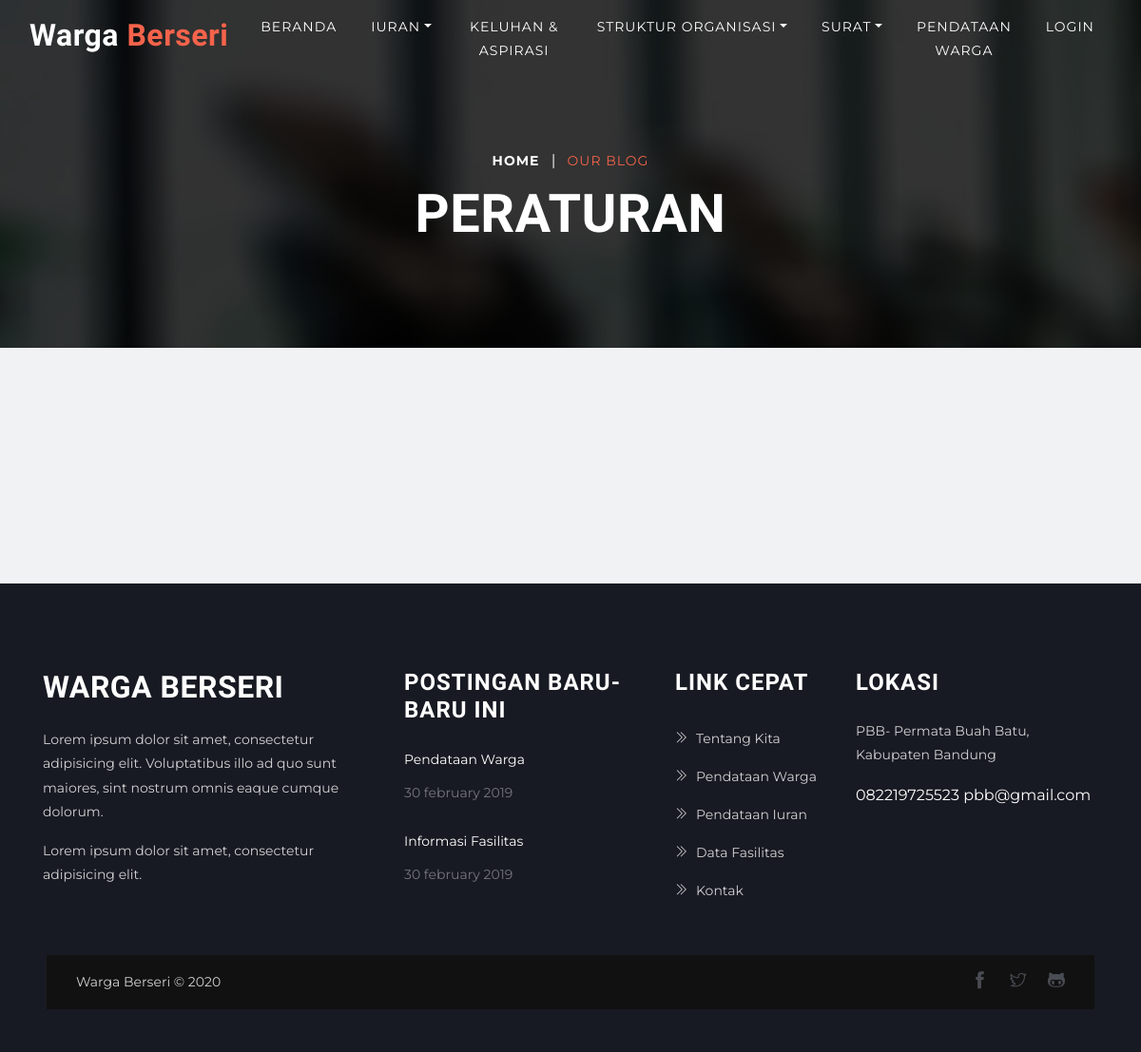
Before: /index.php/user/dashboard/peraturan with the older database file.
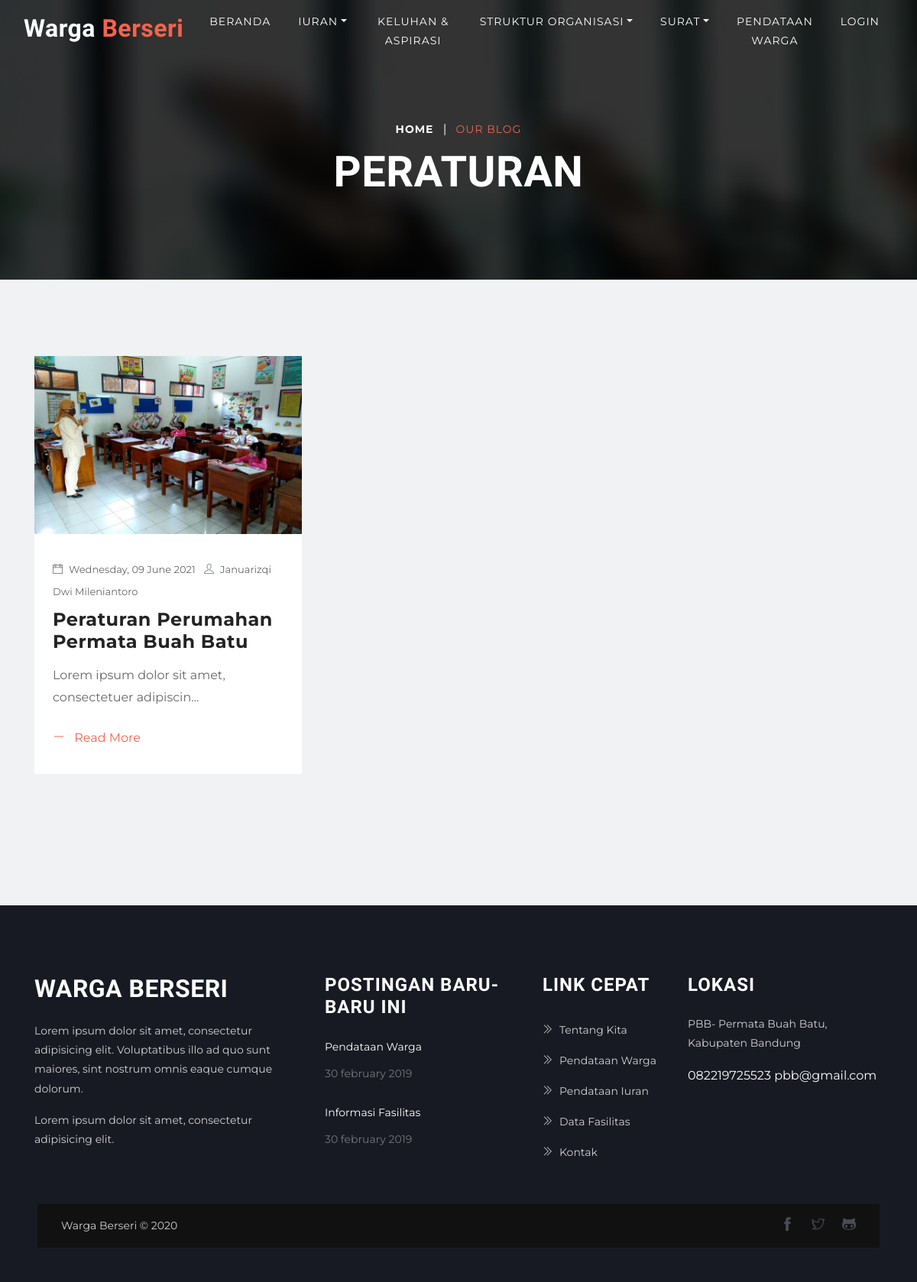
After: the same page with the newer database file.
### tables this page shows
CREATE TABLE `peraturan` (
  `id` int(10) UNSIGNED NOT NULL,
  `judul` varchar(255) NOT NULL,
  `isi` text NOT NULL,
  `penulis` varchar(255) NOT NULL,
  `waktu_post` datetime NOT NULL,
  `terakhir_diubah` datetime NOT NULL,
  `thumbnail` varchar(255) NOT NULL
);

### application/controllers/user/Dashboard.php (called while the page is built, shortened)
<?php
class Dashboard extends CI_Controller
{
	public function __construct()
	{
		$this->load->model('user/KeluhanAspirasi_Model','KeluhanAspirasi_Model');
		$this->load->model('user/BeritaPengumuman_Model','BeritaPengumuman_Model');
		$this->load->library('pagination');
	}
	public function peraturan()
	{
		$data['all_peraturan'] = $this->db->get('peraturan')->result_array();
		$config['per_page'] = 3;
		$data['start'] = $this->uri->segment(4);
		$data['peraturan'] = $this->BeritaPengumuman_Model->getPeraturan($config['per_page'], $data['start']);
		$this->load->view('user/layouts/header');
		$this->load->view('user/pages/dashboard/peraturan', $data);
		$this->load->view('user/layouts/footer');
	}
}

### index.php (called while the page is built, shortened)
<?php
require_once BASEPATH.'core/CodeIgniter.php';

### application/views/user/pages/dashboard/peraturan.php (the view, shortened to what this page needs)
<div class="main-wrapper ">
<section class="page-title bg-2">
  <div class="container">
    <div class="row">
      <div class="col-lg-12 text-center">
          <ul class="list-inline mb-0">
            <li class="list-inline-item"><a href="index.html" class="text-sm letter-spacing text-white text-uppercase font-weight-bold">Home</a></li>
            <li class="list-inline-item"><span class="text-white">|</span></li>
            <li class="list-inline-item"><a href="#" class="text-color text-uppercase text-sm letter-spacing">our blog</a></li>
          </ul>
           <h1 class="text-lg text-white mt-2">Peraturan</h1>
      </div>
    </div>
  </div>
</section>
<section class="section blog bg-gray">
	<div class="container">
		<div class="row">
			<?php foreach ($peraturan as $row): ?>
				<div class="col-lg-4 col-md-6">
					<article class="card border-0 rounded-0 mb-4">
						<img src="<?= base_url('uploads/peraturan/').$row['thumbnail'] ?>" alt="<?=$row['thumbnail']?>" class="img-fluid">
						<div class="mt-3 px-4 py-3 ">
							<div class="blog-post-meta text-capitalize mb-2">
								<span class="post-meta date-meta mr-2">
									<i class="ti-calendar mr-2"></i><?= date('l, d F Y', strtotime($row['waktu_post'])) ?>
								</span>
								<span class="post-meta author"><i class="ti-user mr-2 text-muted"></i><?= $row['penulis'] ?></span>
							</div>
							<a href="<?= base_url('user/dashboard/detailPeraturan/').$row['id'] ?>"><h4 class="mb-3 font-secondary"><?= $row['judul'] ?></h4></a>
							<?php
							$jml_karakter = strlen($row['isi']);
							if ($jml_karakter>50) {
								$isi = strrev($row['isi']);
								$x = $jml_karakter - 50;
								$isi = substr($isi, $x);
								$isi = strrev($isi);
							} else{
								$isi = $row['isi'];
							}
							 ?>
							<p class="mb-4"><?= $isi ?>...</p>
							<a href="<?= base_url('user/dashboard/detailPeraturan/').$row['id'] ?>" class="text-color mb-3 d-block"><i class="ti-minus mr-2"></i> Read More</a>
						</div>
					</article>
				</div>
			<?php endforeach ?>
		</div>
	</div>
</section>

### application/views/user/layouts/header.php (shortened to what this page needs)
<!doctype html>
<html lang="en">
<head>
	<?php $this->load->view('user/layouts/link'); ?>
</head>
<body>
	<nav class="navbar navbar-expand-lg navigation fixed-top" id="navbar">
		<div class="container-fluid">
			<a class="navbar-brand" href="<?php echo base_url('user') ?>">
				<h2 class="text-white text-capitalize"></i>Warga
					<span class="text-color"> Berseri</span>
				</h2>
			</a>
			<div class="collapse text-center navbar-collapse" id="navbarsid">
				<ul class="navbar-nav mx-auto">
					<li class="nav-item active">
						<a class="nav-link" href="<?php echo base_url('user') ?>">Beranda<span class="sr-only">(current)</span></a>
					</li>
					<li class="nav-item dropdown">
						<a class="nav-link dropdown-toggle" href="#" data-toggle="dropdown" aria-haspopup="true" aria-expanded="false">Iuran</a>
					</li>
					<li class="nav-item"><a class="nav-link" href="<?php echo base_url('user/aspirasi') ?>">Keluhan & Aspirasi</a></li>
					<li class="nav-item dropdown">
						<a class="nav-link dropdown-toggle" href="#" data-toggle="dropdown" aria-haspopup="true"
							aria-expanded="false">Struktur Organisasi</a>
					</li>
					<li class="nav-item dropdown">
						<a class="nav-link dropdown-toggle" href="#" data-toggle="dropdown" aria-haspopup="true" aria-expanded="false">Surat</a>
					</li>
					<li class="nav-item">
						<a class="nav-link" href="<?php echo base_url('user/warga') ?>">Pendataan Warga</a>
					</li>
					<?php if (!$this->session->id_warga) : ?>
						<li class="nav-item">
							<a class="nav-link" href="<?php echo base_url('user/auth/') ?>">Login</a>
						</li>
					<?php endif; ?>
				</ul>
			</div>
		</div>
	</nav>

### application/views/user/layouts/link.php (shortened to what this page needs)
<link rel="stylesheet" href="<?php echo base_url('assets/user/') ?>css/style.css">
<link rel="stylesheet" href="<?php echo base_url('assets/user/') ?>plugins/bootstrap/css/bootstrap.min.css">
<link rel="stylesheet" href="<?php echo base_url('assets/user/') ?>plugins/icofont/icofont.min.css">
<link href="<?php echo base_url() ?>assets/admin/libs/dropify/dropify.min.css" rel="stylesheet" type="text/css" />
<link href="<?php echo base_url() ?>assets/admin/libs/dropzone/dropzone.min.css" rel="stylesheet" type="text/css" />
<link rel="stylesheet" href="<?php echo base_url('assets/user/') ?>plugins/fontawesome/css/all.css">
<link rel="stylesheet" href="<?php echo base_url('assets/user/') ?>plugins/themify/css/themify-icons.css">
<link rel="stylesheet" href="<?php echo base_url('assets/user/') ?>plugins/animate-css/animate.css">
<link rel="stylesheet" href="<?php echo base_url('assets/user/') ?>plugins/magnific-popup/dist/magnific-popup.css">
<link rel="stylesheet" href="<?php echo base_url('assets/user/') ?>plugins/slick-carousel/slick/slick.css">
<link rel="stylesheet" href="<?php echo base_url('assets/user/') ?>plugins/slick-carousel/slick/slick-theme.css">

### application/views/user/layouts/footer.php (shortened to what this page needs)
<footer class="footer bg-black-50">
	<div class="container">
		<div class="row">
			<div class="col-lg-4 col-md-6 mb-5 mb-lg-0">
				<h2 class="text-white mb-4">Warga Berseri</h2>
				<p>Lorem ipsum dolor sit amet, consectetur adipisicing elit. Voluptatibus illo ad quo sunt maiores, sint nostrum omnis eaque cumque dolorum.</p>
				<p>Lorem ipsum dolor sit amet, consectetur adipisicing elit.</p>
			</div>
			<div class="col-lg-3 col-md-6 mb-5 mb-lg-0">
				<div class="footer-widget recent-blog">
					<h4 class="mb-4 text-white letter-spacing text-uppercase">Postingan Baru-baru ini</h4>
					<div>
						<a href="blog-single.html" class="text-white">Pendataan Warga</a>
						<p class="text-sm mt-2 text-white-50">30 february 2019</p>
					</div>
					<div class="mt-4">
						<a href="blog-single.html" class="text-white">Informasi Fasilitas</a>
						<p class="text-sm mt-2 text-white-50">30 february 2019</p>
					</div>
				</div>
			</div>
			<div class="col-lg-2 col-md-5 mb-5 mb-lg-0">
				<div class="footer-widget">
					<h4 class="mb-4 text-white letter-spacing text-uppercase">Link Cepat</h4>
					<ul class="list-unstyled footer-menu lh-40 mb-0">
						<li><a href="about.html"><i class="ti-angle-double-right mr-2"></i>Tentang Kita</a></li>
						<li><a href="service.html"><i class="ti-angle-double-right mr-2"></i>Pendataan Warga</a></li>
						<li><a href="pricing.html"><i class="ti-angle-double-right mr-2"></i>Pendataan Iuran</a></li>
						<li><a href="course.html"><i class="ti-angle-double-right mr-2"></i>Data Fasilitas</a></li>
						<li><a href="contact.html"><i class="ti-angle-double-right mr-2"></i>Kontak</a></li>
					</ul>
				</div>
			</div>
			<div class="col-lg-3 col-md-5">
				<div class="footer-widget">
					<h4 class="mb-4 text-white letter-spacing text-uppercase">Lokasi</h4>
					<p>PBB- Permata Buah Batu,
						Kabupaten Bandung </p>
					<span class="text-white">082219725523</span>
					<span class="text-white">pbb@gmail.com</span>
				</div>
			</div>
		</div>
		<div class="row align-items-center mt-5 px-3 bg-black mx-1">
			<div class="col-lg-4">
				<p class="text-white mt-3">Warga Berseri © 2020 </p>
			</div>
			<div class="col-lg-6 ml-auto text-right">
				<ul class="list-inline mb-0 footer-socials">
					<li class="list-inline-item"><a href="https://www.facebook.com/themefisher"><i class="ti-facebook"></i></a></li>
					<li class="list-inline-item"><a href="https://twitter.com/themefisher"><i class="ti-twitter"></i></a></li>
					<li class="list-inline-item"><a href="https://github.com/themefisher/"><i class="ti-github"></i></a></li>
				</ul>
			</div>
		</div>
	</div>
</footer>
</div>
</body>
</html>

### assets/user/css/style.css (style rules this page uses)
body { line-height: 1.8; font-family: "Montserrat", sans-serif; -webkit-font-smoothing: antialiased; font-size: 16px; color: rgba(0, 0, 0, 0.6); }
h1, .h1, h2, .h2, h3, .h3, h4, .h4, h5, .h5, h6, .h6 { font-family: "Barlow Condensed", sans-serif; font-weight: 700; color: #232323; letter-spacing: 0.5px; }
h1, .h1 { font-size: 48px; text-transform: uppercase; }
h2, .h2 { font-size: 38px; text-transform: uppercase; }
h4, .h4 { font-size: 22px; line-height: 30px; }
.font-secondary { font-family: "Montserrat", sans-serif; }
html, body { overflow-x: hidden; width: 100%; }
.bg-gray { background: #f0f2f4; }
.section { padding: 100px 0; }
.page-title { padding: 155px 0 100px; }
.overly-2, .page-title, .slider, .cta, .textimonial { position: relative; }
.overly-2:before, .page-title:before, .slider:before, .cta:before, .textimonial:before { content: ""; position: absolute; left: 0; top: 0; bottom: 0; right: 0; width: 100%; height: 100%; background: #000; opacity: 0.8; }
.text-color { color: #f5634b; }
.text-sm { font-size: 14px; }
.text-lg { font-size: 56px; line-height: 66px; }
a { transition: all 0.35s ease; }
.letter-spacing { letter-spacing: 1px; }
.bg-black-50 { background: #181a23; }
.navbar-nav li { padding: 0px 10px; }
.navbar-nav .nav-link { font-family: "Montserrat", sans-serif; color: #fff; text-transform: uppercase; font-size: 14px; letter-spacing: 1px; transition: all 0.25s ease; }
.dropdown { height: 100%; }
.dropdown-toggle::after { display: none; }
.bg-2 { background: url("../images/bg/bg-image-2-1.jpg") no-repeat; background-size: cover; }
.blog .card a h4 { font-weight: 700; }
.blog-post-meta span { font-size: 13px; }
.footer { padding-top: 90px; padding-bottom: 45px; }
.footer p { color: #fff; opacity: 0.8; font-size: 14px; }
.bg-black { background: #111; }
.footer-menu li a { color: #fff; opacity: 0.8; font-size: 14px; }
.lh-40 { line-height: 40px; }
.footer-socials li a { color: #fff; opacity: 0.8; }
.recent-blog a { line-height: 1.5; font-size: 14px; }
.footer-socials li a { color: #595b65; font-size: 18px; padding-left: 10px; }

### application/views/user/layouts/link.php (style rules this page uses)
body { line-height: 1.8; font-family: "Montserrat", sans-serif; -webkit-font-smoothing: antialiased; font-size: 16px; color: rgba(0, 0, 0, 0.6); }
h1, .h1, h2, .h2, h3, .h3, h4, .h4, h5, .h5, h6, .h6 { font-family: "Barlow Condensed", sans-serif; font-weight: 700; color: #232323; letter-spacing: 0.5px; }

Changed rows visible on the page:
added peraturan: thumbnail (picture), waktu_post "Wednesday, 09 June 2021", penulis "Januarizqi Dwi Mileniantoro", judul "Peraturan Perumahan Permata Buah Batu", isi "Lorem ipsum dolor sit amet, consectetuer adipiscin"
